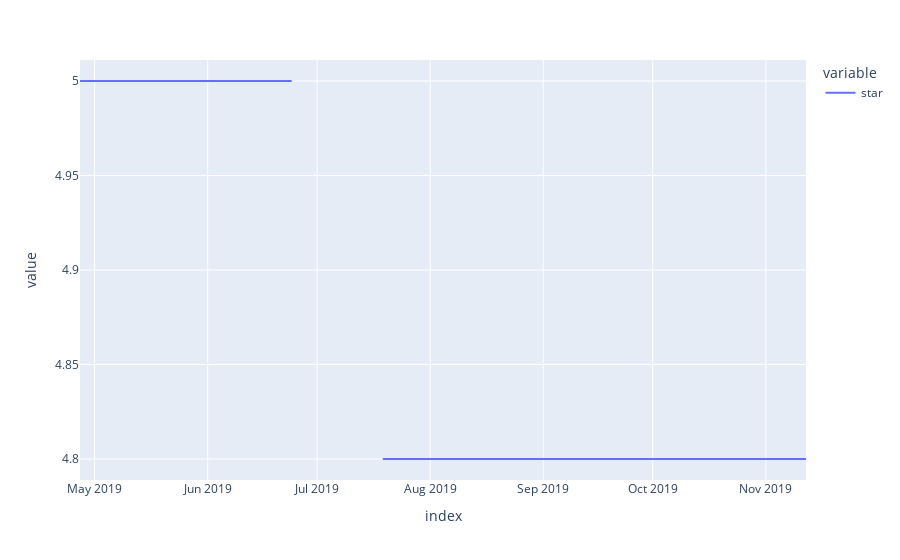

Notebook cell for this chart:
### Code cell
#为了能在 GitHub 中也能看到图，我使用了 show('png'), (非题目)
star_fig2.show()

### Figure 1 — Plotly figure (JSON) as saved in the notebook; plotly's stock layout.template omitted (floating-point values rounded to 4 significant figures; data arrays with more than 128 entries replaced by an {"elided": "..."} marker saying what was removed)
{"data": [{"hovertemplate": "variable=star<br>index=%{x}<br>value=%{y}<extra></extra>", "legendgroup": "star", "line": {"color": "#636efa", "dash": "solid"}, "mode": "lines", "name": "star", "orientation": "v", "showlegend": true, "type": "scatter", "x": {"elided": "200 str values"}, "xaxis": "x", "y": {"elided": "200 float values"}, "yaxis": "y"}], "layout": {"legend": {"title": {"text": "variable"}, "tracegroupgap": 0}, "margin": {"t": 60}, "xaxis": {"anchor": "y", "domain": [0, 1], "title": {"text": "index"}}, "yaxis": {"anchor": "x", "domain": [0, 1], "title": {"text": "value"}}}}
